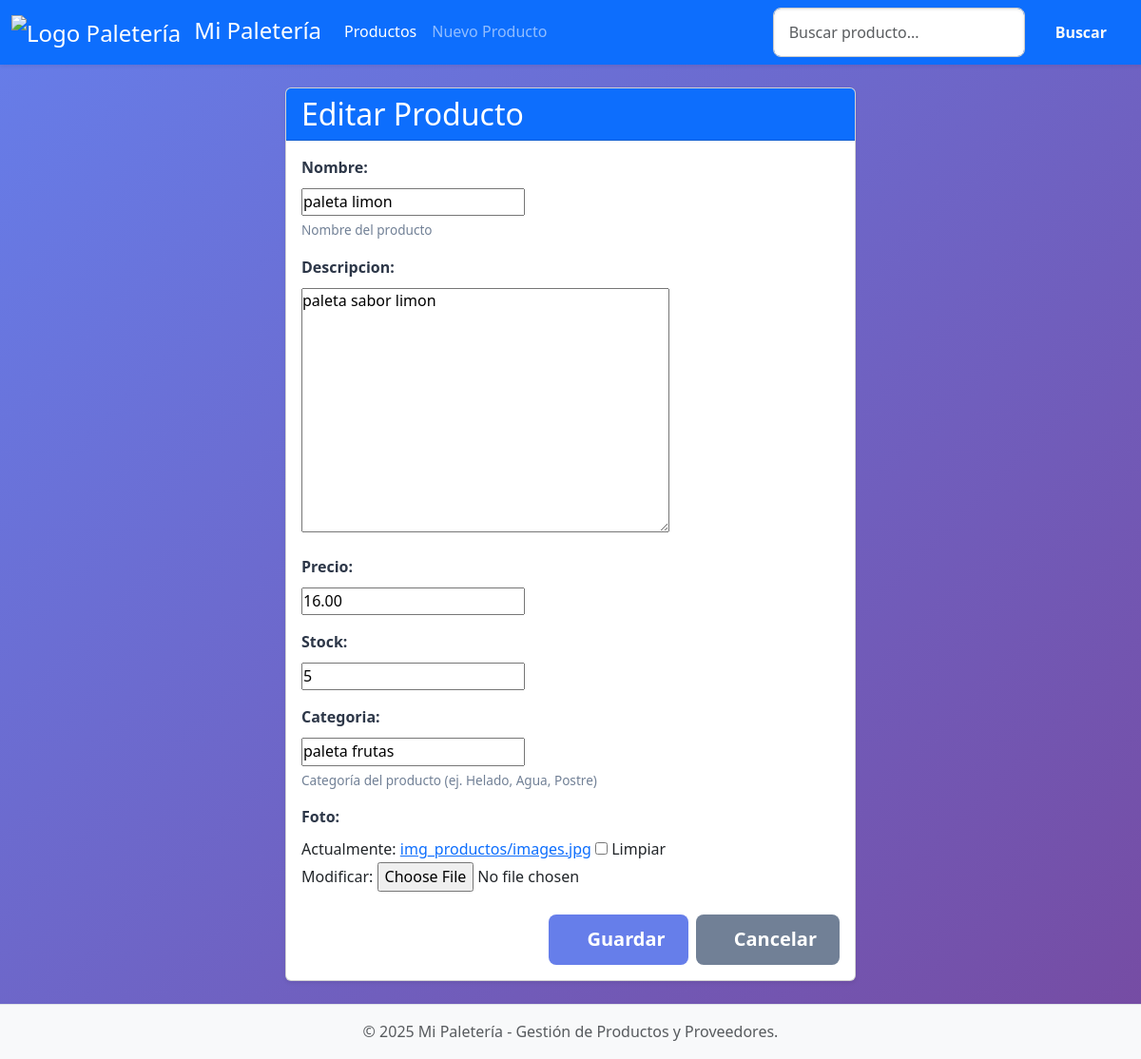
Screenshot of /productos/editar/2/ with the database file from the repository.
### app_producto/models.py (models this page shows, shortened)
class Producto(models.Model):
    nombre = models.CharField(max_length=200, help_text="Nombre del producto")
    descripcion = models.TextField(blank=True, null=True)
    precio = models.DecimalField(max_digits=10, decimal_places=2)
    stock = models.IntegerField(default=0)
    categoria = models.CharField(max_length=100, blank=True, null=True,
    help_text="Categoría del producto (ej. Helado, Agua, Postre)")
    foto = models.ImageField(upload_to='img_productos/', blank=True, null=True)
    class Meta:
        verbose_name = "Producto"
        verbose_name_plural = "Productos"
        ordering = ['nombre']

### app_producto/views.py (the view)
# urls.py: path('productos/editar/<int:producto_id>/', views.editar_producto, name='editar_producto'),
def editar_producto(request, producto_id):
    producto = get_object_or_404(Producto, id=producto_id)
    if request.method == 'POST':
        form = ProductoForm(request.POST, request.FILES, instance=producto)
        if form.is_valid():
            form.save()
            return redirect('app_producto:detalle_producto', producto_id=producto.id) # Redirige al detalle del producto
    else:
        form = ProductoForm(instance=producto)
    return render(request, 'productos/formulario_producto.html', {'form': form, 'titulo': 'Editar Producto'})

### app_producto/forms.py
class ProductoForm(forms.ModelForm):
    class Meta:
        model = Producto
        fields = ['nombre', 'descripcion', 'precio', 'stock', 'categoria', 'foto']

### app_producto/templates/productos/formulario_producto.html (shortened to what this page needs)
{% extends 'base.html' %}
{% load static %}
{% block contenido %}
<div class="card shadow-sm mx-auto" style="max-width: 600px;">
    <div class="card-header bg-primary text-white">
        <h2 class="card-title mb-0">{{ titulo }}</h2>
    </div>
    <div class="card-body">
        <form method="post" enctype="multipart/form-data" novalidate>
            {% for field in form %}
                <div class="mb-3">
                    <label for="{{ field.id_for_label }}" class="form-label">{{ field.label }}:</label>
                    {{ field }}
                    {% if field.help_text %}
                        <div class="form-text">{{ field.help_text }}</div>
                    {% endif %}
                </div>
            {% endfor %}
            <div class="d-flex justify-content-end gap-2 mt-4">
                <button type="submit" class="btn btn-primary btn-lg">
                     Guardar
                </button>
                <a href="{% url 'app_producto:listar_productos' %}" class="btn btn-secondary btn-lg">
                     Cancelar
                </a>
            </div>
        </form>
    </div>
</div>
{% endblock %}

### app_producto/static/css/styles.css (style rules this page uses)
* { margin: 0; padding: 0; box-sizing: border-box; }
body { font-family: 'Segoe UI', Tahoma, Geneva, Verdana, sans-serif; background: linear-gradient(135deg, #667eea 0%, #764ba2 100%); color: #333; line-height: 1.6; }
.btn { padding: 0.7rem 1.5rem; border: none; border-radius: 8px; font-weight: 600; cursor: pointer; transition: background 0.3s; text-decoration: none; display: inline-flex; align-items: center; gap: 0.5rem; }
.btn-primary { background: #667eea; color: white; }
.btn-secondary { background: #718096; color: white; }
.form-label { display: block; margin-bottom: 0.5rem; font-weight: 600; color: #2d3748; }
.form-text { font-size: 0.85rem; color: #718096; margin-top: 0.25rem; }

### rows the page displays
Producto: form "paleta limon" "paleta sabor limon" "16.00" "5" "paleta frutas"

### other values shown
{{ titulo }} "Editar Producto"
{{ field.label }} "Nombre" "Descripcion" "Precio" "Stock" "Categoria" "Foto"
{{ field.help_text }} "Nombre del producto" "Categoría del producto (ej. Helado, Agua, Postre)"
